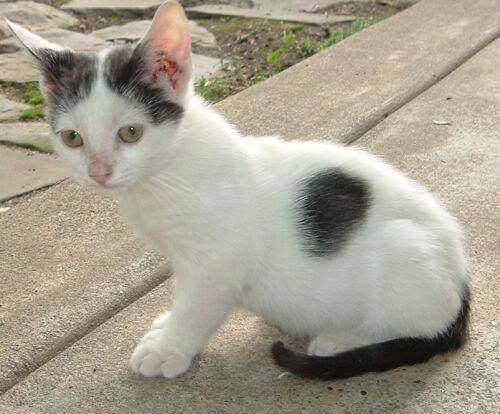
#> input picture ComputerVision/images/cat.3.jpg, 500 x 414 px
$ jupyter execute 'openCv快速开始——开运算，闭运算.ipynb'   (shell and % lines are left out)
#> lines starting #> are read from the running program, lines starting #| are printed output that depends on the picture; after the words box and inside, x2 and y2 are one past the last pixel; in counts of white or black regions, pixels touching at a corner belong together
[cell 1]
import matplotlib.pyplot as plt
import numpy as np
import cv2

def img_change_chanels(img):
    return cv2.merge(cv2.split(img)[::-1])

def show(img):
    plt.imshow(img)
    cv2.waitKey(0)
    cv2.destroyAllWindows()

def show_sub(images,x,y):
    for i in range(len(images)):
        plt.subplot(x,y,i+1)
        plt.imshow(images[i])
    cv2.waitKey(0)
    cv2.destroyAllWindows()

[cell 2]
cat = cv2.imread("./images/cat.3.jpg")
#> cat is the input picture: shape (414, 500, 3); mean B, G, R 144.3, 159.9, 165.9
dog = cv2.imread("./images/dog.3.jpg")
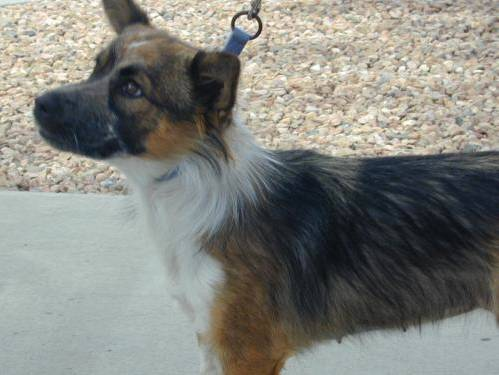
#> input picture ComputerVision/images/dog.3.jpg, 499 x 375 px
#> dog is the input picture: shape (375, 499, 3); mean B, G, R 126, 131.7, 130.7
cat = img_change_chanels(cat)
dog = img_change_chanels(dog)

[cell 3]
img = img = cv2.imread("./images/fushi.1.png")
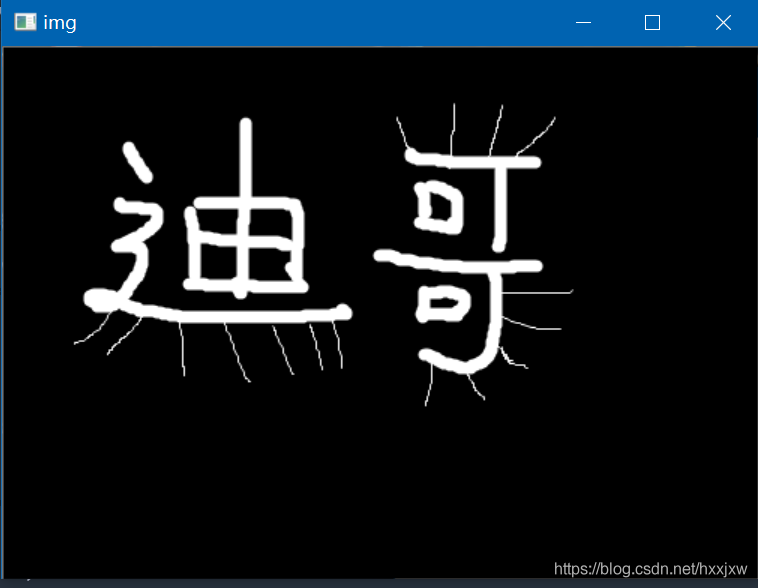
#> input picture ComputerVision/images/fushi.1.png, 758 x 588 px
#> img is the input picture: shape (588, 758, 3); mean B, G, R 30.2, 23.9, 16.1
img = img_change_chanels(img)

[cell 4]
# 二值化处理
def getBinImage(img,thres = 127,max_num = 255):
#> called with thres = 127, max_num = 255
    indexs = np.mean(img,axis=2)
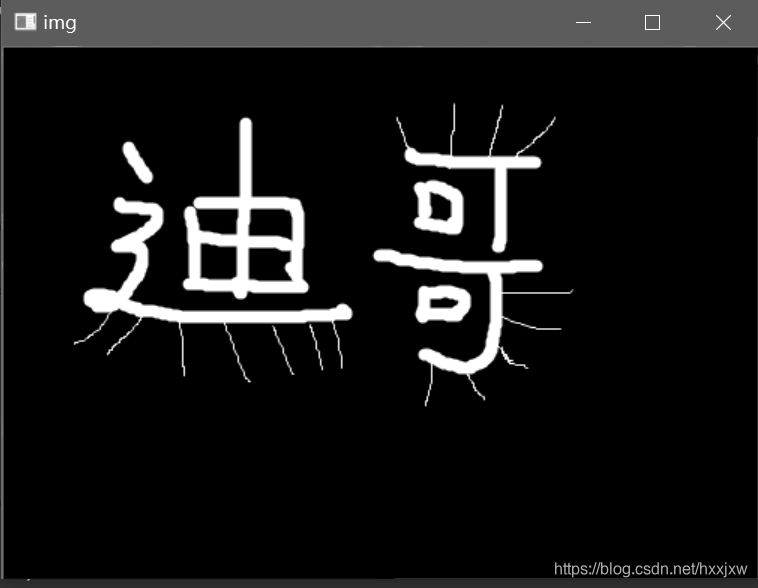
#> indexs: shape (588, 758) float64; min 0, max 255, mean 23.4
    chanel = np.copy(img[:,:,0])
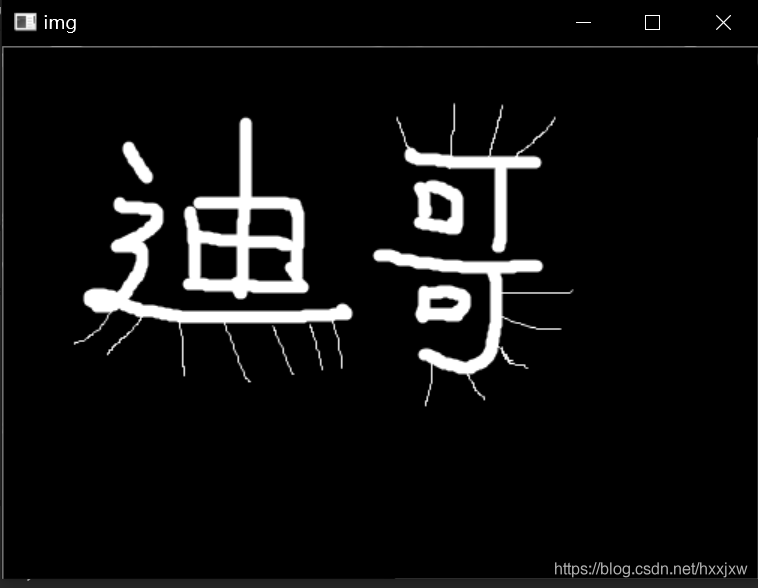
#> chanel: shape (588, 758); min 0, max 255, mean 16.1
    for i in range(len(indexs)):
        for j in range(len(indexs[0])):
            if indexs[i][j]<thres:
                chanel[i][j] = 0
            else:
                chanel[i][j] = max_num
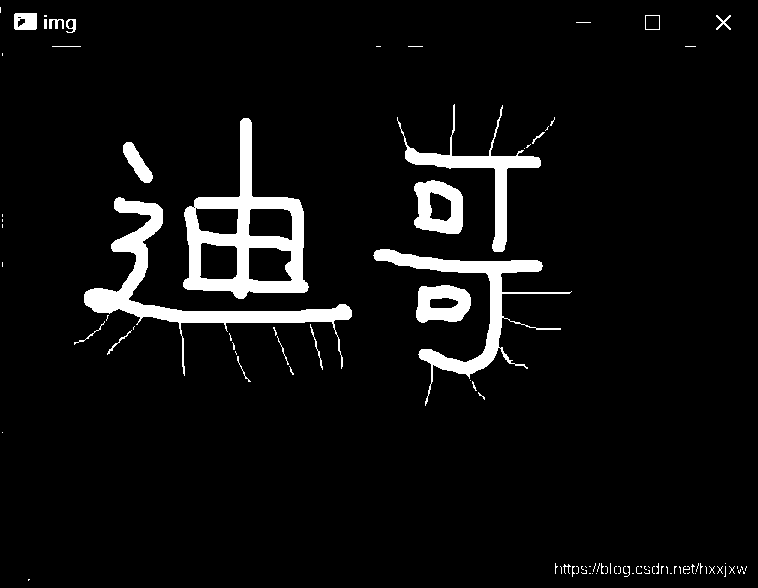
#> chanel: shape (588, 758); 5.9% white; 98 white regions (76 under 20 px), largest, box (x1, y1, x2, y2) and area: (183, 118, 309, 299) 7433, (84, 197, 352, 376) 6015, (373, 249, 572, 406) 4452
    return cv2.merge([chanel,chanel,chanel])

[cell 5]
img = getBinImage(img)

### 开运算
#### 也就是先腐蚀，在膨胀

[cell 6]
kernel = np.ones([5,5],dtype='uint8')

[cell 7]
new_img = cv2.morphologyEx(img,cv2.MORPH_OPEN,kernel)
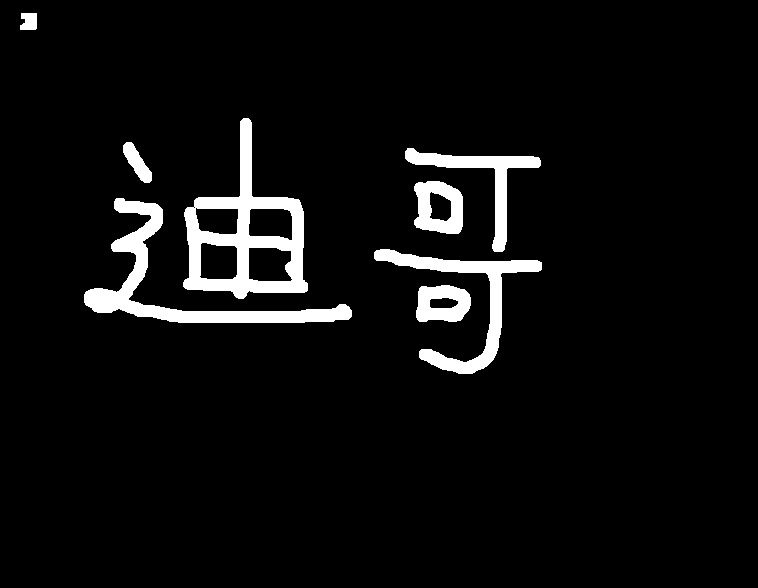
#> new_img: shape (588, 758, 3); 5.4% white; 8 white regions, largest, box (x1, y1, x2, y2) and area: (183, 118, 308, 299) 7428, (84, 198, 352, 323) 5804, (374, 249, 542, 374) 4040
show(new_img)

### 闭运算
#### 与开运算顺序相反

[cell 8]
new_img_b = cv2.morphologyEx(img,cv2.MORPH_CLOSE,kernel)
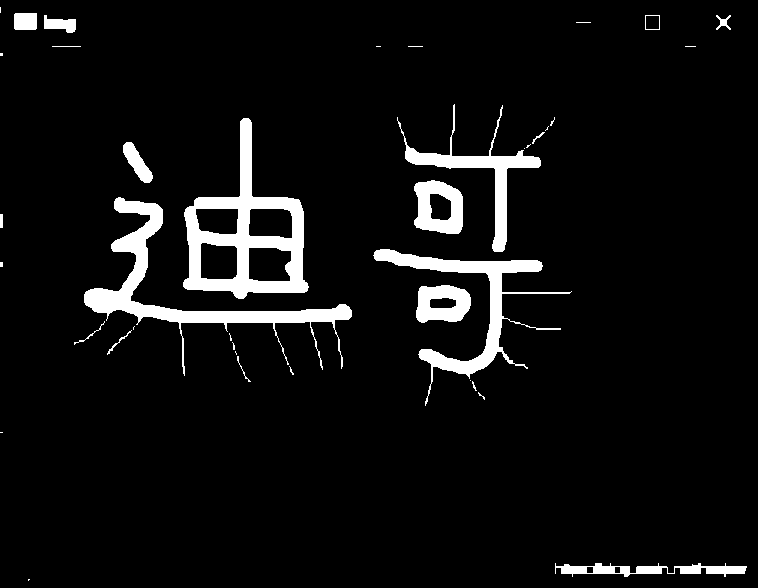
#> new_img_b: shape (588, 758, 3); 6.2% white; 39 white regions (21 under 20 px), largest, box (x1, y1, x2, y2) and area: (183, 118, 309, 299) 7451, (84, 197, 352, 376) 6196, (373, 249, 572, 406) 4482
show(new_img_b)

[cell 9]
total = np.hstack([new_img,new_img_b])
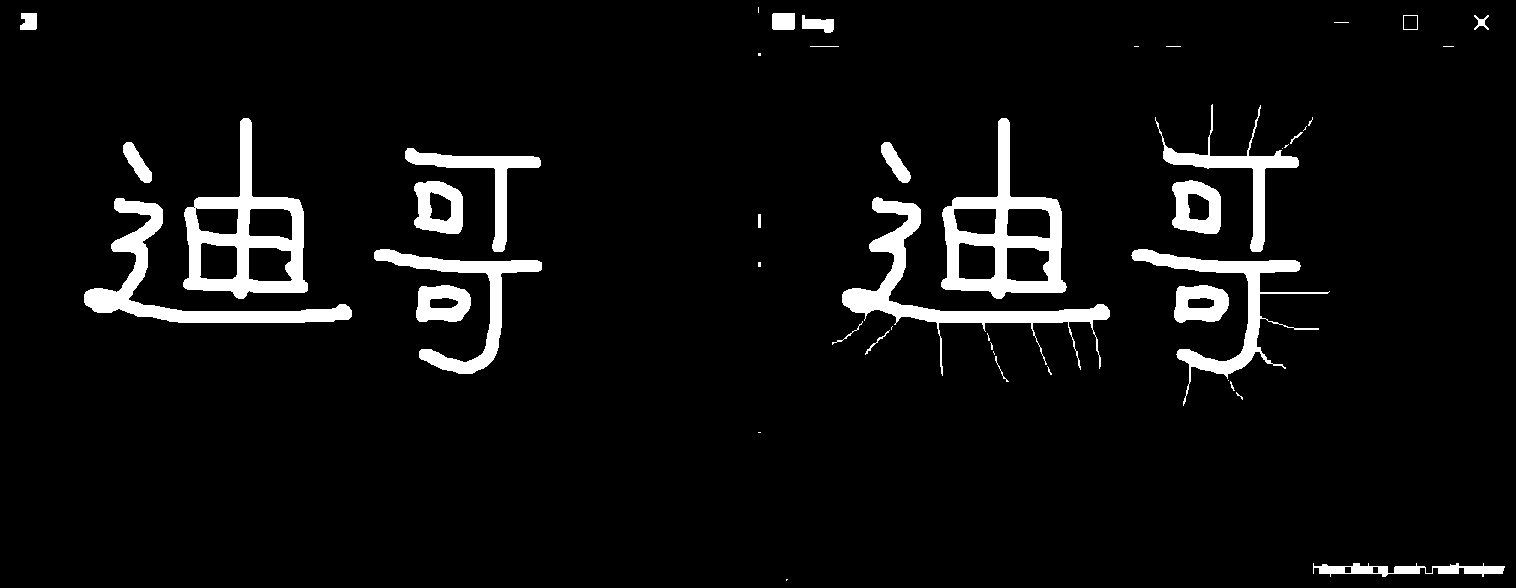
#> total: shape (588, 1516, 3); 5.8% white; 47 white regions (21 under 20 px), largest, box (x1, y1, x2, y2) and area: (941, 118, 1067, 299) 7451, (183, 118, 308, 299) 7428, (842, 197, 1110, 376) 6196
show(total)
